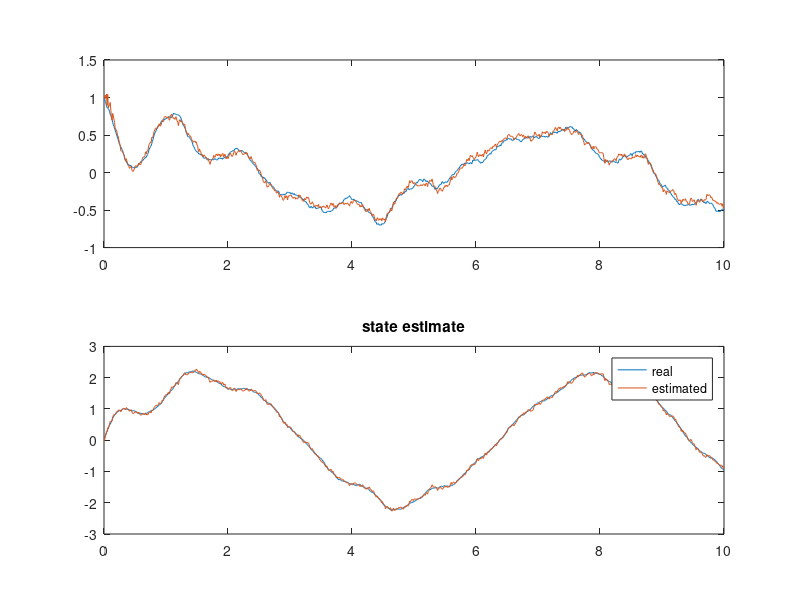
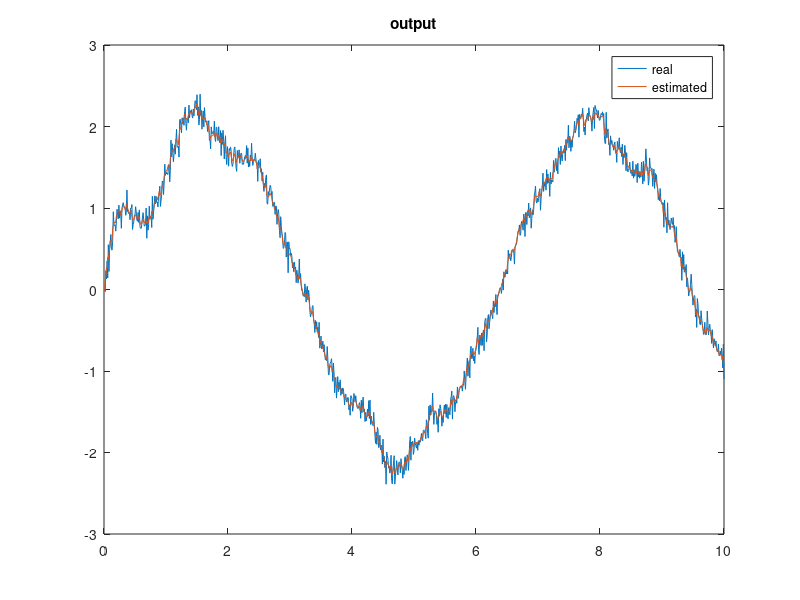

Source code (MATLAB) for these figures, in order:
%Author: Karan Chawla

clear all
close all

%% parameters of the linear system: x_dot=Ax+Bu; y= Cx
% Students: Try different linear systems, try higher dimensional linear systems

A=[-1 -5;6,-1];
B=[1;0];
x=[1,0]'; %initial value of the state vector
u=0; %initial input
C=[0 1];
y=C*x;

%%integration parameters
dt=0.01;
tf=10/dt;
t=0;

%This is a discrete implementation, so the following line makes the system discrete
% by taking the matrix exponential: Ad=expm(A*dt)
% so now our system becomes: x(k+1)=Ad*x_k+ Bd*u_k
Ad=expm(A*dt);


%noise parameters (you can change these and see how it affects the filter)
w=0.01;%process noise covariance
v=0.1;%measurement noise covariance
x_tilde=[0;0]; %This is where we initialize the state estimate, note how it is different from
               %the actual initial state (x=[1,0]), you can see how changing this affects the filter
 %just setting the inital values
%x_hat = x_tilde; %Using this for comparison purposes
x_hat=x; %More often than not - we know exactly what state the system is initialized in - so the filter
         %behaves better when we set the initial estimate of the system as
         %x instead of x_tilde
 
Q=eye(2)*w; %Q matrix captures the process noise covariance
R=eye(1)*v; % R matrix captuers the measurement noise covariance

P=eye(2)*1; % initial state error covariance matrix (P)

% storage variables
X_HAT_STORE= zeros(2,tf);
X_STORE= zeros(2,tf);
Y_REC = zeros(tf,1);
T_REC        = zeros(tf,1);

%% main loop
for k=1:tf
    %% system intergration
    % System Model 
    u=sin(0.01*k)*0.1; %The input to the system can be changed here
    x=Ad*x+B*u+randn(2,1)*w; %note the discrete propagation, and the addition of process noise
    y(k+1)=C*x+randn*v; %the measurement noise adds here
    
    t=t+dt;
    %% Add your code here
    %Predict state
    x_hat = Ad*x_hat + B*u;
    P = Ad*P*Ad'+ Q;
    
    %Update Step
    G = P*C'/(C*P*C' + R);
    x_hat = x_hat + G*(y(k+1) - C*x_hat);
    P = (eye(2) - G*C)*P;
    
    
    %% store
    X_HAT_STORE(:,k)= x_hat;
    X_STORE(:,k)=x;
    Y_REC(k)=y(k);
    T_REC (k) = t;
    
    
end

%% plotting

figure(1)
subplot(211)
plot(T_REC,X_STORE(1,:),T_REC,X_HAT_STORE(1,:))
subplot(212)
plot(T_REC,X_STORE(2,:),T_REC,X_HAT_STORE(2,:))

legend('real','estimated')
title('state estimate')

figure(2)
plot(T_REC,Y_REC,T_REC,X_HAT_STORE(2,:))
legend('real','estimated')
title('output')
